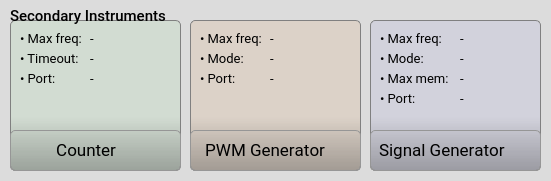
   <widget class="QGroupBox" name="groupBox_instr2">
    <property name="geometry">
     <rect>
      <x>240</x>
      <y>360</y>
      <width>551</width>
      <height>181</height>
     </rect>
    </property>
    <property name="sizePolicy">
     <sizepolicy hsizetype="Preferred" vsizetype="Expanding">
      <horstretch>0</horstretch>
      <verstretch>0</verstretch>
     </sizepolicy>
    </property>
    <property name="font">
     <font>
      <family>Roboto Medium</family>
      <pointsize>11</pointsize>
      <weight>50</weight>
      <italic>false</italic>
      <bold>false</bold>
      <kerning>true</kerning>
     </font>
    </property>
    <property name="styleSheet">
     <string notr="true">QGroupBox {background-color: rgb(220,220,220);border: 0px; border-radius: 5px;  margin-top: 0.5em;}; 
QGroupBox::title {subcontrol-origin: margin;left: 10px;padding: 0 3px 0 3px;}</string>
    </property>
    <property name="title">
     <string/>
    </property>
    <widget class="QGroupBox" name="groupBox_pwm">
     <property name="geometry">
      <rect>
       <x>190</x>
       <y>20</y>
       <width>171</width>
       <height>151</height>
      </rect>
     </property>
     <property name="font">
      <font>
       <family>Roboto</family>
       <pointsize>11</pointsize>
       <weight>50</weight>
       <italic>false</italic>
       <bold>false</bold>
       <kerning>true</kerning>
      </font>
     </property>
     <property name="styleSheet">
      <string notr="true">QGroupBox {
	background: qlineargradient(x1:0, y1:0, x2:0, y2:2, stop:0  rgb(220,200,180, 0.5), stop:0.32 rgb(220,200,180, 0.5), stop:1  rgb(0,0,0,1.0));
	border: 1px solid gray; border-radius: 5px;  margin-top: 0.5em;
}; 
QGroupBox::title {subcontrol-origin: margin;left: 10px;padding: 0 3px 0 3px;}
</string>
     </property>
     <property name="title">
      <string/>
     </property>
     <widget class="QPushButton" name="pushButton_pwm">
      <property name="geometry">
       <rect>
        <x>0</x>
        <y>110</y>
        <width>171</width>
        <height>41</height>
       </rect>
      </property>
      <property name="font">
       <font>
        <family>Roboto</family>
        <pointsize>13</pointsize>
        <weight>50</weight>
        <bold>false</bold>
        <kerning>false</kerning>
       </font>
      </property>
      <property name="styleSheet">
       <string notr="true">QPushButton {    
    padding: 0.2em 0.2em 0.3em 0.2em;
    border: 1px solid rgb(150, 150, 150);
	border-radius: 5px;
    background: qlineargradient(x1:0, y1:0, x2:0, y2:2,
                                  stop:0 #FFFFFF, stop:0.1 #FFFFFF, stop:1  #7B7B7B);
    color: black;
    text-align:left;
	padding-left:10px
}

QPushButton:hover:!pressed
{
	border: 1px solid rgb(150, 150, 150);
	border-radius: 5px;
 	background: #FFFFFF;
	color:#2f836a;
}

QPushButton:pressed
{
	border: 2px solid rgb(150, 150, 150);
	border-radius: 5px;
 	background: #AAAAAA;
	color:white;
}</string>
      </property>
      <property name="text">
       <string> PWM Generator</string>
      </property>
      <property name="icon">
       <iconset resource="../../resources/resources.qrc">
        <normaloff>:/main/img/pwm.png</normaloff>:/main/img/pwm.png</iconset>
      </property>
      <property name="iconSize">
       <size>
        <width>21</width>
        <height>21</height>
       </size>
      </property>
     </widget>
     <widget class="QLabel" name="label_19">
      <property name="geometry">
       <rect>
        <x>10</x>
        <y>10</y>
        <width>71</width>
        <height>16</height>
       </rect>
      </property>
      <property name="font">
       <font>
        <family>Roboto</family>
        <pointsize>10</pointsize>
        <weight>50</weight>
        <italic>false</italic>
        <bold>false</bold>
        <kerning>true</kerning>
       </font>
      </property>
      <property name="text">
       <string>• Max freq:</string>
      </property>
      <property name="textFormat">
       <enum>Qt::AutoText</enum>
      </property>
     </widget>
     <widget class="QLabel" name="label_35">
      <property name="geometry">
       <rect>
        <x>10</x>
        <y>50</y>
        <width>71</width>
        <height>16</height>
       </rect>
      </property>
      <property name="font">
       <font>
        <family>Roboto</family>
        <pointsize>10</pointsize>
        <weight>50</weight>
        <italic>false</italic>
        <bold>false</bold>
        <kerning>true</kerning>
       </font>
      </property>
      <property name="text">
       <string>• Port:</string>
      </property>
      <property name="textFormat">
       <enum>Qt::AutoText</enum>
      </property>
     </widget>
     <widget class="QLabel" name="label_pwm_pins">
      <property name="geometry">
       <rect>
        <x>80</x>
        <y>50</y>
        <width>81</width>
        <height>16</height>
       </rect>
      </property>
      <property name="font">
       <font>
        <family>Roboto</family>
        <pointsize>10</pointsize>
        <weight>50</weight>
        <italic>false</italic>
        <bold>false</bold>
        <kerning>true</kerning>
       </font>
      </property>
      <property name="text">
       <string>-</string>
      </property>
      <property name="textFormat">
       <enum>Qt::AutoText</enum>
      </property>
     </widget>
     <widget class="QLabel" name="label_pwm_freq">
      <property name="geometry">
       <rect>
        <x>80</x>
        <y>10</y>
        <width>81</width>
        <height>16</height>
       </rect>
      </property>
      <property name="font">
       <font>
        <family>Roboto</family>
        <pointsize>10</pointsize>
        <weight>50</weight>
        <italic>false</italic>
        <bold>false</bold>
        <kerning>true</kerning>
       </font>
      </property>
      <property name="text">
       <string>-</string>
      </property>
      <property name="textFormat">
       <enum>Qt::AutoText</enum>
      </property>
     </widget>
     <widget class="QLabel" name="label_pwm_mode">
      <property name="geometry">
       <rect>
        <x>80</x>
        <y>30</y>
        <width>81</width>
        <height>16</height>
       </rect>
      </property>
      <property name="font">
       <font>
        <family>Roboto</family>
        <pointsize>10</pointsize>
        <weight>50</weight>
        <italic>false</italic>
        <bold>false</bold>
        <kerning>true</kerning>
       </font>
      </property>
      <property name="text">
       <string>-</string>
      </property>
      <property name="textFormat">
       <enum>Qt::AutoText</enum>
      </property>
     </widget>
     <widget class="QLabel" name="label_33">
      <property name="geometry">
       <rect>
        <x>10</x>
        <y>30</y>
        <width>71</width>
        <height>16</height>
       </rect>
      </property>
      <property name="font">
       <font>
        <family>Roboto</family>
        <pointsize>10</pointsize>
        <weight>50</weight>
        <italic>false</italic>
        <bold>false</bold>
        <kerning>true</kerning>
       </font>
      </property>
      <property name="text">
       <string>• Mode:</string>
      </property>
      <property name="textFormat">
       <enum>Qt::AutoText</enum>
      </property>
     </widget>
    </widget>
    <widget class="QGroupBox" name="groupBox_sgen">
     <property name="geometry">
      <rect>
       <x>370</x>
       <y>20</y>
       <width>171</width>
       <height>151</height>
      </rect>
     </property>
     <property name="font">
      <font>
       <family>Roboto</family>
       <pointsize>11</pointsize>
       <weight>50</weight>
       <italic>false</italic>
       <bold>false</bold>
       <kerning>true</kerning>
      </font>
     </property>
     <property name="styleSheet">
      <string notr="true">QGroupBox {
	background: qlineargradient(x1:0, y1:0, x2:0, y2:2, stop:0  rgb(200,200,220, 0.5), stop:0.32 rgb(200,200,220, 0.5), stop:1  rgb(0,0,0,1.0));
	border: 1px solid gray; border-radius: 5px;  margin-top: 0.5em;
}; 
QGroupBox::title {subcontrol-origin: margin;left: 10px;padding: 0 3px 0 3px;}</string>
     </property>
     <property name="title">
      <string/>
     </property>
     <widget class="QPushButton" name="pushButton_sgen">
      <property name="geometry">
       <rect>
        <x>0</x>
        <y>110</y>
        <width>171</width>
        <height>41</height>
       </rect>
      </property>
      <property name="font">
       <font>
        <family>Roboto</family>
        <pointsize>13</pointsize>
        <weight>50</weight>
        <bold>false</bold>
        <kerning>false</kerning>
       </font>
      </property>
      <property name="styleSheet">
       <string notr="true">QPushButton {    
    padding: 0.2em 0.2em 0.3em 0.2em;
    border: 1px solid rgb(150, 150, 150);
	border-radius: 5px;
    background: qlineargradient(x1:0, y1:0, x2:0, y2:2,
                                  stop:0 #FFFFFF, stop:0.1 #FFFFFF, stop:1  #7B7B7B);
    color: black;
    text-align:left;
	padding-left:8px
}

QPushButton:hover:!pressed
{
	border: 1px solid rgb(150, 150, 150);;
	border-radius: 5px;
 	background: #FFFFFF;
	color:#2f836a;
}

QPushButton:pressed
{
	border: 2px solid rgb(150, 150, 150);
	border-radius: 5px;
 	background: #AAAAAA;
	color:white;
}</string>
      </property>
      <property name="text">
       <string>Signal Generator</string>
      </property>
      <property name="icon">
       <iconset resource="../../resources/resources.qrc">
        <normaloff>:/main/img/sgen2.png</normaloff>:/main/img/sgen2.png</iconset>
      </property>
      <property name="iconSize">
       <size>
        <width>22</width>
        <height>22</height>
       </size>
      </property>
     </widget>
     <widget class="QLabel" name="label_27">
      <property name="geometry">
       <rect>
        <x>10</x>
        <y>10</y>
        <width>71</width>
        <height>16</height>
       </rect>
      </property>
      <property name="font">
       <font>
        <family>Roboto</family>
        <pointsize>10</pointsize>
        <weight>50</weight>
        <italic>false</italic>
        <bold>false</bold>
        <kerning>true</kerning>
       </font>
      </property>
      <property name="text">
       <string>• Max freq:</string>
      </property>
      <property name="textFormat">
       <enum>Qt::AutoText</enum>
      </property>
     </widget>
     <widget class="QLabel" name="label_28">
      <property name="geometry">
       <rect>
        <x>10</x>
        <y>50</y>
        <width>71</width>
        <height>16</height>
       </rect>
      </property>
      <property name="font">
       <font>
        <family>Roboto</family>
        <pointsize>10</pointsize>
        <weight>50</weight>
        <italic>false</italic>
        <bold>false</bold>
        <kerning>true</kerning>
       </font>
      </property>
      <property name="text">
       <string>• Max mem:</string>
      </property>
      <property name="textFormat">
       <enum>Qt::AutoText</enum>
      </property>
     </widget>
     <widget class="QLabel" name="label_36">
      <property name="geometry">
       <rect>
        <x>10</x>
        <y>70</y>
        <width>71</width>
        <height>16</height>
       </rect>
      </property>
      <property name="font">
       <font>
        <family>Roboto</family>
        <pointsize>10</pointsize>
        <weight>50</weight>
        <italic>false</italic>
        <bold>false</bold>
        <kerning>true</kerning>
       </font>
      </property>
      <property name="text">
       <string>• Port:</string>
      </property>
      <property name="textFormat">
       <enum>Qt::AutoText</enum>
      </property>
     </widget>
     <widget class="QLabel" name="label_sgen_pins">
      <property name="geometry">
       <rect>
        <x>90</x>
        <y>70</y>
        <width>71</width>
        <height>16</height>
       </rect>
      </property>
      <property name="font">
       <font>
        <family>Roboto</family>
        <pointsize>10</pointsize>
        <weight>50</weight>
        <italic>false</italic>
        <bold>false</bold>
        <kerning>true</kerning>
       </font>
      </property>
      <property name="text">
       <string>-</string>
      </property>
      <property name="textFormat">
       <enum>Qt::AutoText</enum>
      </property>
     </widget>
     <widget class="QLabel" name="label_sgen_mem">
      <property name="geometry">
       <rect>
        <x>90</x>
        <y>50</y>
        <width>71</width>
        <height>16</height>
       </rect>
      </property>
      <property name="font">
       <font>
        <family>Roboto</family>
        <pointsize>10</pointsize>
        <weight>50</weight>
        <italic>false</italic>
        <bold>false</bold>
        <kerning>true</kerning>
       </font>
      </property>
      <property name="text">
       <string>-</string>
      </property>
      <property name="textFormat">
       <enum>Qt::AutoText</enum>
      </property>
     </widget>
     <widget class="QLabel" name="label_sgen_freq">
      <property name="geometry">
       <rect>
        <x>90</x>
        <y>10</y>
        <width>71</width>
        <height>16</height>
       </rect>
      </property>
      <property name="font">
       <font>
        <family>Roboto</family>
        <pointsize>10</pointsize>
        <weight>50</weight>
        <italic>false</italic>
        <bold>false</bold>
        <kerning>true</kerning>
       </font>
      </property>
      <property name="text">
       <string>-</string>
      </property>
      <property name="textFormat">
       <enum>Qt::AutoText</enum>
      </property>
     </widget>
     <widget class="QLabel" name="label_29">
      <property name="geometry">
       <rect>
        <x>10</x>
        <y>30</y>
        <width>71</width>
        <height>16</height>
       </rect>
      </property>
      <property name="font">
       <font>
        <family>Roboto</family>
        <pointsize>10</pointsize>
        <weight>50</weight>
        <italic>false</italic>
        <bold>false</bold>
        <kerning>true</kerning>
       </font>
      </property>
      <property name="text">
       <string>• Mode:</string>
      </property>
      <property name="textFormat">
       <enum>Qt::AutoText</enum>
      </property>
     </widget>
     <widget class="QLabel" name="label_sgen_mode">
      <property name="geometry">
       <rect>
        <x>90</x>
        <y>30</y>
        <width>71</width>
        <height>16</height>
       </rect>
      </property>
      <property name="font">
       <font>
        <family>Roboto</family>
        <pointsize>10</pointsize>
        <weight>50</weight>
        <italic>false</italic>
        <bold>false</bold>
        <kerning>true</kerning>
       </font>
      </property>
      <property name="text">
       <string>-</string>
      </property>
      <property name="textFormat">
       <enum>Qt::AutoText</enum>
      </property>
     </widget>
    </widget>
    <widget class="QGroupBox" name="groupBox_cntr">
     <property name="geometry">
      <rect>
       <x>10</x>
       <y>20</y>
       <width>171</width>
       <height>151</height>
      </rect>
     </property>
     <property name="font">
      <font>
       <family>Roboto</family>
       <pointsize>11</pointsize>
       <weight>50</weight>
       <italic>false</italic>
       <bold>false</bold>
       <kerning>true</kerning>
      </font>
     </property>
     <property name="styleSheet">
      <string notr="true">QGroupBox {
	background: qlineargradient(x1:0, y1:0, x2:0, y2:2, stop:0  rgb(200,220,200, 0.5), stop:0.32 rgb(200,220,200, 0.5), stop:1  rgb(0,0,0,1.0));
	border: 1px solid gray; border-radius: 5px;  margin-top: 0.5em;
}; 
QGroupBox::title {subcontrol-origin: margin;left: 10px;padding: 0 3px 0 3px;}
</string>
     </property>
     <property name="title">
      <string/>
     </property>
     <widget class="QPushButton" name="pushButton_cntr">
      <property name="geometry">
       <rect>
        <x>0</x>
        <y>110</y>
        <width>171</width>
        <height>41</height>
       </rect>
      </property>
      <property name="font">
       <font>
        <family>Roboto</family>
        <pointsize>13</pointsize>
        <weight>50</weight>
        <bold>false</bold>
        <stylestrategy>PreferDefault</stylestrategy>
        <kerning>false</kerning>
       </font>
      </property>
      <property name="styleSheet">
       <string notr="true">QPushButton {    
    padding: 0.2em 0.2em 0.3em 0.2em;
    border: 1px solid rgb(150, 150, 150);
	border-radius: 5px;
    background: qlineargradient(x1:0, y1:0, x2:0, y2:2,
                                  stop:0 #FFFFFF, stop:0.1 #FFFFFF, stop:1  #7B7B7B);
    color: black;
    text-align:left;
	padding-left:41px
}

QPushButton:hover:!pressed
{
	border: 1px solid rgb(150, 150, 150);
	border-radius: 5px;
 	background: #FFFFFF;
	color:#2f836a;
}

QPushButton:pressed
{
	border: 2px solid rgb(150, 150, 150);
	border-radius: 5px;
 	background: #AAAAAA;
	color:white;
}</string>
      </property>
      <property name="text">
       <string> Counter</string>
      </property>
      <property name="icon">
       <iconset resource="../../resources/resources.qrc">
        <normaloff>:/main/img/cntr.png</normaloff>:/main/img/cntr.png</iconset>
      </property>
      <property name="iconSize">
       <size>
        <width>21</width>
        <height>21</height>
       </size>
      </property>
     </widget>
     <widget class="QLabel" name="label_37">
      <property name="geometry">
       <rect>
        <x>10</x>
        <y>50</y>
        <width>71</width>
        <height>16</height>
       </rect>
      </property>
      <property name="font">
       <font>
        <family>Roboto</family>
        <pointsize>10</pointsize>
        <weight>50</weight>
        <italic>false</italic>
        <bold>false</bold>
        <kerning>true</kerning>
       </font>
      </property>
      <property name="text">
       <string>• Port:</string>
      </property>
      <property name="textFormat">
       <enum>Qt::AutoText</enum>
      </property>
     </widget>
     <widget class="QLabel" name="label_32">
      <property name="geometry">
       <rect>
        <x>10</x>
        <y>10</y>
        <width>71</width>
        <height>16</height>
       </rect>
      </property>
      <property name="font">
       <font>
        <family>Roboto</family>
        <pointsize>10</pointsize>
        <weight>50</weight>
        <italic>false</italic>
        <bold>false</bold>
        <kerning>true</kerning>
       </font>
      </property>
      <property name="text">
       <string>• Max freq:</string>
      </property>
      <property name="textFormat">
       <enum>Qt::AutoText</enum>
      </property>
     </widget>
     <widget class="QLabel" name="label_34">
      <property name="geometry">
       <rect>
        <x>10</x>
        <y>30</y>
        <width>71</width>
        <height>16</height>
       </rect>
      </property>
      <property name="font">
       <font>
        <family>Roboto</family>
        <pointsize>10</pointsize>
        <weight>50</weight>
        <italic>false</italic>
        <bold>false</bold>
        <kerning>true</kerning>
       </font>
      </property>
      <property name="text">
       <string>• Timeout:</string>
      </property>
      <property name="textFormat">
       <enum>Qt::AutoText</enum>
      </property>
     </widget>
     <widget class="QLabel" name="label_cntr_maxf">
      <property name="geometry">
       <rect>
        <x>80</x>
        <y>10</y>
        <width>91</width>
        <height>16</height>
       </rect>
      </property>
      <property name="font">
       <font>
        <family>Roboto</family>
        <pointsize>10</pointsize>
        <weight>50</weight>
        <italic>false</italic>
        <bold>false</bold>
        <kerning>true</kerning>
       </font>
      </property>
      <property name="text">
       <string>-</string>
      </property>
      <property name="textFormat">
       <enum>Qt::AutoText</enum>
      </property>
     </widget>
     <widget class="QLabel" name="label_cntr_pins">
      <property name="geometry">
       <rect>
        <x>80</x>
        <y>50</y>
        <width>81</width>
        <height>16</height>
       </rect>
      </property>
      <property name="font">
       <font>
        <family>Roboto</family>
        <pointsize>10</pointsize>
        <weight>50</weight>
        <italic>false</italic>
        <bold>false</bold>
        <kerning>true</kerning>
       </font>
      </property>
      <property name="text">
       <string>-</string>
      </property>
      <property name="textFormat">
       <enum>Qt::AutoText</enum>
      </property>
     </widget>
     <widget class="QLabel" name="label_cntr_timeout">
      <property name="geometry">
       <rect>
        <x>80</x>
        <y>30</y>
        <width>81</width>
        <height>16</height>
       </rect>
      </property>
      <property name="font">
       <font>
        <family>Roboto</family>
        <pointsize>10</pointsize>
        <weight>50</weight>
        <italic>false</italic>
        <bold>false</bold>
        <kerning>true</kerning>
       </font>
      </property>
      <property name="text">
       <string>-</string>
      </property>
      <property name="textFormat">
       <enum>Qt::AutoText</enum>
      </property>
     </widget>
    </widget>
    <widget class="QLabel" name="label_titleSecondary">
     <property name="geometry">
      <rect>
       <x>10</x>
       <y>6</y>
       <width>171</width>
       <height>20</height>
      </rect>
     </property>
     <property name="font">
      <font>
       <family>Roboto Medium</family>
       <pointsize>11</pointsize>
      </font>
     </property>
     <property name="text">
      <string>Secondary Instruments</string>
     </property>
    </widget>
   </widget>
